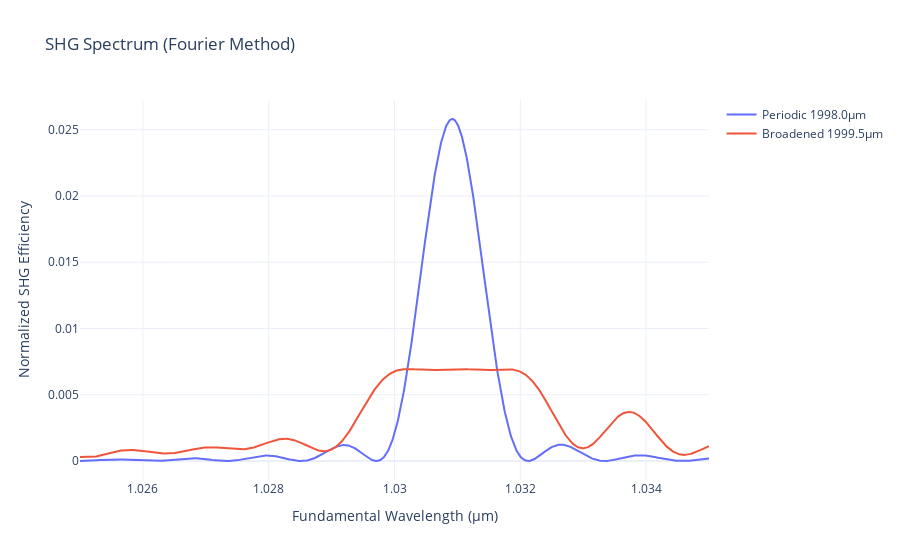

Write notebook code for a chart like this one.
### Code cell
# physical conditions.
design_temp = 70.0
num_wl_points = 1000

# Periodic grating
wl_start = 1.025
wl_end = 1.035
num_domains = 555
period = 7.2


# periodic grating
profile = grating.uniform_profile(num_domains, period, kappa_mag=999)
wls = jnp.linspace(wl_start, wl_end, num_wl_points)
widths_periodic, _ = grating.build(profile)
periodic_device = DeviceConfig(length=float(jnp.sum(widths_periodic)), num_domains=widths_periodic.shape[0], kappa=1.31e-5 / (2 / jnp.pi))
effs_periodic = calc_shg_effs(widths_periodic, wls, periodic_device, design_temp)

# broadened grating
widths_broadened = jnp.load("../../datasets/broadened_shg_2000_555_e5.npy")
broadened_device = DeviceConfig(length=float(jnp.sum(widths_broadened)), num_domains=widths_broadened.shape[0], kappa=1.31e-5 / (2 / jnp.pi))
effs_broadened = calc_shg_effs(widths_broadened, wls, broadened_device, design_temp)

fig = go.Figure()
fig.add_trace(go.Scatter(x=wls, y=effs_periodic, mode="lines", name=f"Periodic {jnp.sum(widths_periodic):.1f}μm"))
fig.add_trace(go.Scatter(x=wls, y=effs_broadened, mode="lines", name=f"Broadened {jnp.sum(widths_broadened):.1f}μm"))
fig.update_layout(
    title="SHG Spectrum (Fourier Method)",
    xaxis_title="Fundamental Wavelength (μm)",
    yaxis_title="Normalized SHG Efficiency",
    template="plotly_white",
)
fig.show()

### Figure 1 — Plotly figure (JSON) as saved in the notebook; plotly's stock layout.template omitted (floating-point values rounded to 4 significant figures; data arrays with more than 128 entries replaced by an {"elided": "..."} marker saying what was removed)
{"data": [{"mode": "lines", "name": "Periodic 1998.0μm", "type": "scatter", "x": {"elided": "1000 float values"}, "y": {"elided": "1000 float values"}}, {"mode": "lines", "name": "Broadened 1999.5μm", "type": "scatter", "x": {"elided": "1000 float values"}, "y": {"elided": "1000 float values"}}], "layout": {"title": {"text": "SHG Spectrum (Fourier Method)"}, "xaxis": {"title": {"text": "Fundamental Wavelength (μm)"}}, "yaxis": {"title": {"text": "Normalized SHG Efficiency"}}}}
